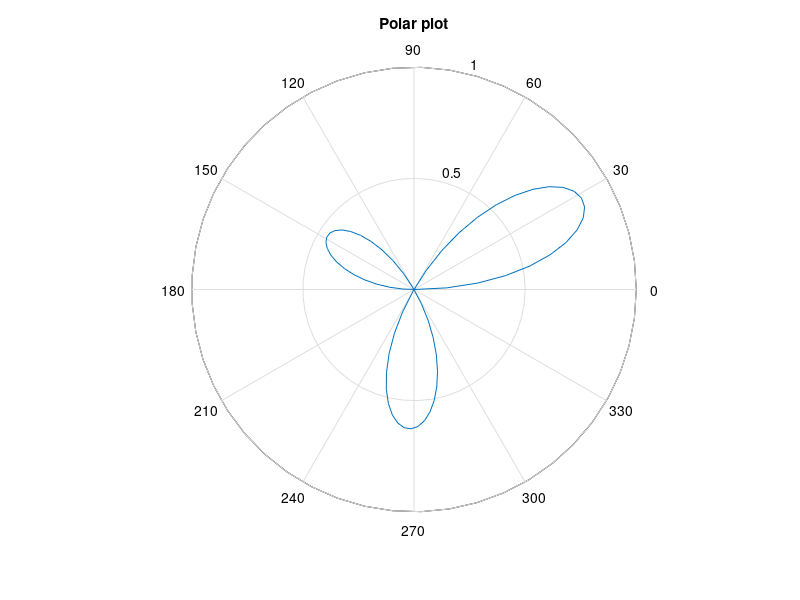

Reproduce this figure in MATLAB.
% L2_6 : Figure 2.6 
% Copyright S. Nakamura, 1995
set(gcf, 'NumberTitle','off','Name', 'Figure 2.6; List 2.6')

clear,clf,hold off
t = 0:.05:pi+.01;
y = sin(3*t).*exp(-0.3*t);
polar(t,y)
title('Polar plot')
grid
